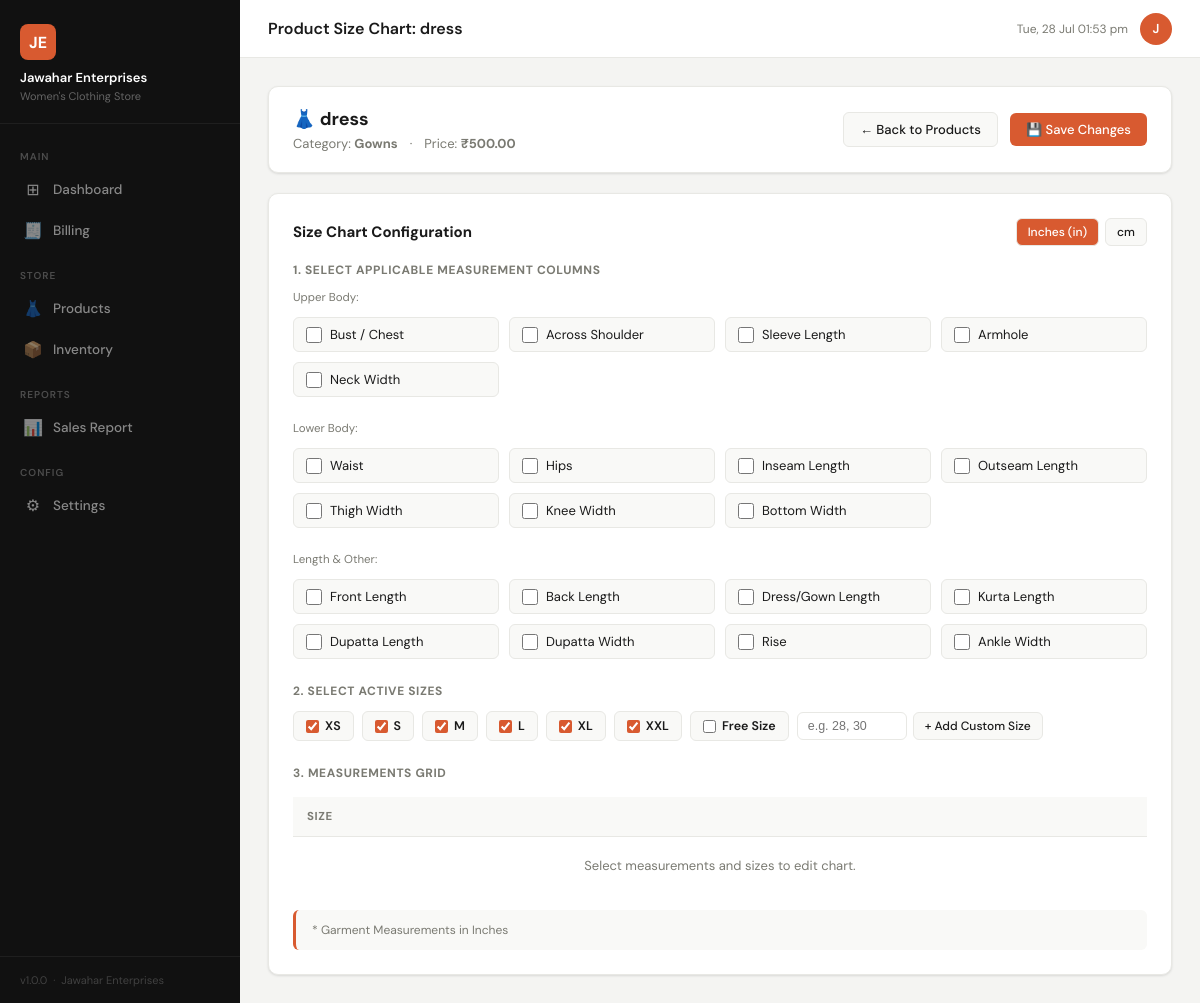
The app's page /product/11/size-chart with its own data.
### models.py (models this page shows, shortened)
class Product(db.Model):
    __tablename__ = 'products'
    id = db.Column(db.Integer, primary_key=True)
    name = db.Column(db.String(200), nullable=False)
    category = db.Column(db.String(100), nullable=False)
    price = db.Column(db.Float, nullable=False)
    image_filename = db.Column(db.String(300), default='')
    applicable_measurements = db.Column(db.Text, default='')
    created_at = db.Column(db.DateTime, default=datetime.utcnow)
    updated_at = db.Column(db.DateTime, default=datetime.utcnow, onupdate=datetime.utcnow)
    product_sizes = db.relationship('ProductSize', backref='product', lazy=True,
                                    cascade='all, delete-orphan')
    size_charts = db.relationship('ProductSizeChart', backref='product', lazy=True,
                                  cascade='all, delete-orphan')
    transaction_items = db.relationship('TransactionItem', backref='product', lazy=True)

### routes.py (the view)
@main.route('/product/<int:product_id>/size-chart')
def product_size_chart_page(product_id):
    product = Product.query.get_or_404(product_id)
    settings = Settings.query.first()
    return render_template('product_size_chart.html', product=product, settings=settings)

### templates/product_size_chart.html (shortened to what this page needs)
{% extends "base.html" %}
{% block page_title %}Product Size Chart: {{ product.name }}{% endblock %}
{% block content %}
<div class="psc-container">
  <div class="psc-header">
    <div class="psc-title-group">
      <h2>👗 {{ product.name }}</h2>
      <div class="meta">
        <span>Category: <strong>{{ product.category }}</strong></span>
        <span>·</span>
        <span>Price: <strong>₹{{ "%.2f"|format(product.price) }}</strong></span>
      </div>
    </div>
    <div style="display:flex; gap:12px; align-items:center;">
      <a href="{{ url_for('main.products') }}" class="btn btn-secondary">← Back to Products</a>
      <button type="button" class="btn btn-primary" onclick="saveProductSizeChart()">💾 Save Changes</button>
    </div>
  </div>
  <div class="psc-card">
    <div style="display:flex; justify-content:space-between; align-items:center; margin-bottom:16px;">
      <h3 style="font-size:15px; font-weight:700;">Size Chart Configuration</h3>
      <div style="display:flex; gap:6px;">
        <button type="button" class="btn btn-secondary btn-sm" id="unit-btn-in" onclick="setUnit('in')" style="background:var(--accent); color:#fff;">Inches (in)</button>
        <button type="button" class="btn btn-secondary btn-sm" id="unit-btn-cm" onclick="setUnit('cm')">cm</button>
      </div>
    </div>
    <div class="section-subtitle">1. Select Applicable Measurement Columns</div>
    <div style="margin-bottom:12px; font-size:11.5px; color:var(--text-muted);">Upper Body:</div>
    <div class="measurements-grid">
      <label class="m-checkbox-card"><input type="checkbox" class="m-check" value="bust" onchange="renderDynamicTable()"> Bust / Chest</label>
      <label class="m-checkbox-card"><input type="checkbox" class="m-check" value="across_shoulder" onchange="renderDynamicTable()"> Across Shoulder</label>
      <label class="m-checkbox-card"><input type="checkbox" class="m-check" value="sleeve_length" onchange="renderDynamicTable()"> Sleeve Length</label>
      <label class="m-checkbox-card"><input type="checkbox" class="m-check" value="armhole" onchange="renderDynamicTable()"> Armhole</label>
      <label class="m-checkbox-card"><input type="checkbox" class="m-check" value="neck_width" onchange="renderDynamicTable()"> Neck Width</label>
    </div>
    <div style="margin-bottom:12px; font-size:11.5px; color:var(--text-muted);">Lower Body:</div>
    <div class="measurements-grid">
      <label class="m-checkbox-card"><input type="checkbox" class="m-check" value="waist" onchange="renderDynamicTable()"> Waist</label>
      <label class="m-checkbox-card"><input type="checkbox" class="m-check" value="hips" onchange="renderDynamicTable()"> Hips</label>
      <label class="m-checkbox-card"><input type="checkbox" class="m-check" value="inseam_length" onchange="renderDynamicTable()"> Inseam Length</label>
      <label class="m-checkbox-card"><input type="checkbox" class="m-check" value="outseam_length" onchange="renderDynamicTable()"> Outseam Length</label>
      <label class="m-checkbox-card"><input type="checkbox" class="m-check" value="thigh_width" onchange="renderDynamicTable()"> Thigh Width</label>
      <label class="m-checkbox-card"><input type="checkbox" class="m-check" value="knee_width" onchange="renderDynamicTable()"> Knee Width</label>
      <label class="m-checkbox-card"><input type="checkbox" class="m-check" value="bottom_width" onchange="renderDynamicTable()"> Bottom Width</label>
    </div>
    <div style="margin-bottom:12px; font-size:11.5px; color:var(--text-muted);">Length & Other:</div>
    <div class="measurements-grid">
      <label class="m-checkbox-card"><input type="checkbox" class="m-check" value="front_length" onchange="renderDynamicTable()"> Front Length</label>
      <label class="m-checkbox-card"><input type="checkbox" class="m-check" value="back_length" onchange="renderDynamicTable()"> Back Length</label>
      <label class="m-checkbox-card"><input type="checkbox" class="m-check" value="dress_length" onchange="renderDynamicTable()"> Dress/Gown Length</label>
      <label class="m-checkbox-card"><input type="checkbox" class="m-check" value="kurta_length" onchange="renderDynamicTable()"> Kurta Length</label>
      <label class="m-checkbox-card"><input type="checkbox" class="m-check" value="dupatta_length" onchange="renderDynamicTable()"> Dupatta Length</label>
      <label class="m-checkbox-card"><input type="checkbox" class="m-check" value="dupatta_width" onchange="renderDynamicTable()"> Dupatta Width</label>
      <label class="m-checkbox-card"><input type="checkbox" class="m-check" value="rise" onchange="renderDynamicTable()"> Rise</label>
      <label class="m-checkbox-card"><input type="checkbox" class="m-check" value="ankle_width" onchange="renderDynamicTable()"> Ankle Width</label>
    </div>
    <div class="section-subtitle">2. Select Active Sizes</div>
    <div class="size-select-group" id="size-chips-container">
      <label class="size-chip-cb"><input type="checkbox" class="sz-check" value="XS" checked onchange="renderDynamicTable()"> XS</label>
      <label class="size-chip-cb"><input type="checkbox" class="sz-check" value="S" checked onchange="renderDynamicTable()"> S</label>
      <label class="size-chip-cb"><input type="checkbox" class="sz-check" value="M" checked onchange="renderDynamicTable()"> M</label>
      <label class="size-chip-cb"><input type="checkbox" class="sz-check" value="L" checked onchange="renderDynamicTable()"> L</label>
      <label class="size-chip-cb"><input type="checkbox" class="sz-check" value="XL" checked onchange="renderDynamicTable()"> XL</label>
      <label class="size-chip-cb"><input type="checkbox" class="sz-check" value="XXL" checked onchange="renderDynamicTable()"> XXL</label>
      <label class="size-chip-cb"><input type="checkbox" class="sz-check" value="Free Size" onchange="renderDynamicTable()"> Free Size</label>
      <div class="custom-size-input-wrap">
        <input type="text" class="custom-size-input" id="new-custom-size-input" placeholder="e.g. 28, 30">
        <button type="button" class="btn btn-secondary btn-sm" onclick="addCustomSize()">+ Add Custom Size</button>
      </div>
    </div>
    <div class="section-subtitle">3. Measurements Grid</div>
    <div class="table-responsive">
      <table class="psc-table">
        <thead id="psc-thead">
          <tr><th>Size</th></tr>
        </thead>
        <tbody id="psc-tbody">
          <tr><td style="padding:20px; text-align:center; color:var(--text-muted);">Select measurements and sizes to edit chart.</td></tr>
        </tbody>
      </table>
    </div>
    <div class="psc-note" id="psc-note-text">
      * Garment Measurements in Inches
    </div>
  </div>
</div>
{% endblock %}

### static/css/style.css (style rules this page uses)
a { transition: color 0.15s ease; }
button { user-select: none; }

### templates/product_size_chart.html (style rules this page uses)
.psc-container { display: flex; flex-direction: column; gap: 20px; }
.psc-header { background: var(--surface); border: 1px solid var(--border); border-radius: var(--radius); padding: 20px 24px; box-shadow: var(--shadow); display: flex; align-items: center; justify-content: space-between; flex-wrap: wrap; gap: 16px; }
.psc-title-group h2 { font-size: 18px; font-weight: 700; color: var(--text); }
.psc-title-group .meta { font-size: 13px; color: var(--text-muted); margin-top: 4px; display: flex; gap: 12px; }
.psc-card { background: var(--surface); border: 1px solid var(--border); border-radius: var(--radius); padding: 24px; box-shadow: var(--shadow); }
.section-subtitle { font-size: 12px; font-weight: 700; text-transform: uppercase; letter-spacing: 0.05em; color: var(--text-muted); margin-bottom: 12px; }
.measurements-grid { display: grid; grid-template-columns: repeat(auto-fill, minmax(180px, 1fr)); gap: 10px; margin-bottom: 24px; }
.m-checkbox-card { display: flex; align-items: center; gap: 8px; padding: 8px 12px; border: 1px solid var(--border); border-radius: 6px; background: var(--surface-2); font-size: 13px; cursor: pointer; user-select: none; transition: all 0.12s ease; }
.m-checkbox-card input[type="checkbox"] { accent-color: var(--accent); width: 16px; height: 16px; cursor: pointer; }
.size-select-group { display: flex; flex-wrap: wrap; gap: 8px; align-items: center; margin-bottom: 24px; }
.size-chip-cb { display: flex; align-items: center; gap: 6px; padding: 6px 12px; border: 1px solid var(--border); border-radius: 6px; background: var(--surface-2); font-size: 12.5px; font-weight: 600; cursor: pointer; }
.size-chip-cb input { accent-color: var(--accent); }
.custom-size-input-wrap { display: flex; gap: 6px; align-items: center; }
.custom-size-input { width: 110px; padding: 6px 10px; border: 1px solid var(--border); border-radius: 6px; font-size: 12.5px; outline: none; }
.table-responsive { overflow-x: auto; margin-top: 16px; }
.psc-table { width: 100%; border-collapse: collapse; text-align: left; }
.psc-table th { background: var(--surface-2); padding: 12px 14px; font-size: 11.5px; font-weight: 700; text-transform: uppercase; color: var(--text-muted); border-bottom: 1px solid var(--border); }
.psc-table td { padding: 10px 14px; border-bottom: 1px solid var(--border); vertical-align: middle; }
.psc-note { margin-top: 16px; padding: 12px 16px; background: var(--surface-2); border-radius: 6px; border-left: 3px solid var(--accent); font-size: 12px; color: var(--text-muted); }

### templates/base.html (style rules this page uses)
:root { --sidebar-bg: #111111; --sidebar-width: 240px; --accent: #D85A30; --accent-light: #f0724a; --accent-dim: rgba(216,90,48,0.12); --bg: #f4f4f2; --surface: #ffffff; --surface-2: #f9f9f7; --border: #e8e8e4; --text: #1a1a1a; --text-muted: #7a7a72; --text-light: #b0b0a8; --success: #2d9e6b; --warning: #e8a020; --danger: #d83030; --info: #2d6fb0; --radius: 10px; --radius-sm: 6px; --shadow: 0 1px 3px rgba(0,0,0,0.08), 0 1px 2px rgba(0,0,0,0.04); --shadow-md: 0 4px 12px rgba(0,0,0,0.1); --shadow-lg: 0 8px 24px rgba(0,0,0,0.12); --font: 'DM Sans', sans-serif; --font-mono: 'DM Mono', monospace; }
*, *::before, *::after { box-sizing: border-box; margin: 0; padding: 0; }
html, body { height: 100%; font-family: var(--font); background: var(--bg); color: var(--text); }
.btn { display: inline-flex; align-items: center; gap: 7px; padding: 8px 16px; border-radius: var(--radius-sm); font-size: 13px; font-weight: 500; font-family: var(--font); border: none; cursor: pointer; transition: all 0.15s ease; text-decoration: none; }
.btn-primary { background: var(--accent); color: #fff; }
.btn-secondary { background: var(--surface-2); color: var(--text); border: 1px solid var(--border); }
.btn-sm { padding: 5px 11px; font-size: 12px; }
table { width: 100%; border-collapse: collapse; }
th { font-size: 11px; font-weight: 600; text-transform: uppercase; letter-spacing: 0.05em; color: var(--text-muted); padding: 10px 16px; text-align: left; border-bottom: 1px solid var(--border); background: var(--surface-2); }
td { padding: 12px 16px; font-size: 13px; border-bottom: 1px solid var(--border); vertical-align: middle; }
tr:last-child td { border-bottom: none; }

### records on screen
Product: name "dress", category "Gowns", price "500.00"
